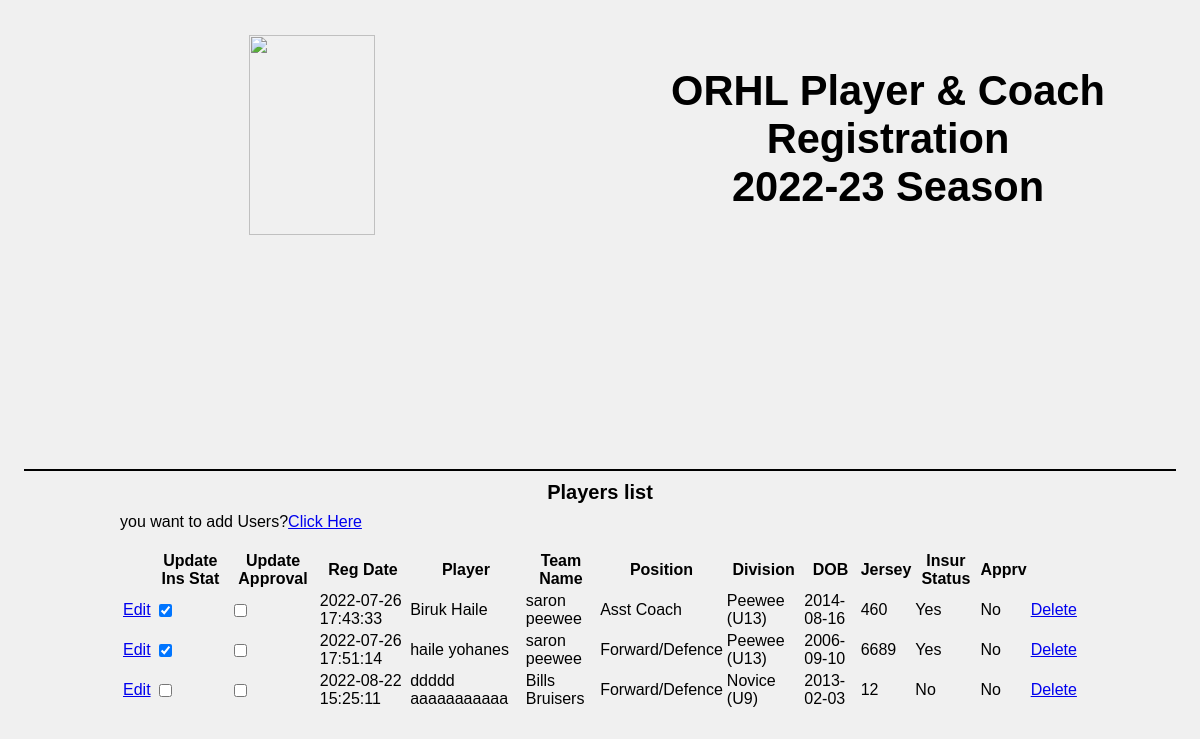
The app's page /player-registration-manage.php (signed in) with its own data.
### tables this page shows
CREATE TABLE `player_registrations` (
  `ID` int(11) NOT NULL,
  `Created` timestamp NOT NULL DEFAULT current_timestamp(),
  `FirstName` varchar(50) DEFAULT NULL,
  `LastName` varchar(80) DEFAULT NULL,
  `DOB` date NOT NULL,
  `Address` varchar(150) DEFAULT NULL,
  `Address2` varchar(80) DEFAULT NULL,
  `City` varchar(50) DEFAULT NULL,
  `Province` varchar(20) DEFAULT NULL,
  `PostalCode` varchar(15) DEFAULT NULL,
  `ParentOneName` varchar(150) DEFAULT NULL,
  `ParentOnePhoneOne` varchar(20) DEFAULT NULL,
  `ParentOnePhoneTwo` varchar(20) NOT NULL,
  `ParentOneEmail` varchar(100) DEFAULT NULL,
  `ParentTwoName` varchar(150) DEFAULT NULL,
  `ParentTwoPhoneOne` varchar(20) DEFAULT NULL,
  `ParentTwoPhoneTwo` varchar(20) NOT NULL,
  `ParentTwoEmail` varchar(100) DEFAULT NULL,
  `MedicalConditions` text DEFAULT NULL,
  `Division` varchar(30) DEFAULT NULL,
  `Team` varchar(50) DEFAULT NULL,
  `PlayerPosition` varchar(20) NOT NULL,
  `JerseyNumber` varchar(20) NOT NULL DEFAULT '0',
  `CodeOfConduct` tinyint(1) DEFAULT NULL,
  `Season` varchar(50) DEFAULT NULL,
  `Waiver` tinyint(1) DEFAULT NULL,
  `RowansLaw` tinyint(1) NOT NULL DEFAULT 0,
  `Approved` tinyint(1) NOT NULL,
  `ForwardedToInsurance` varchar(1) NOT NULL DEFAULT 'N',
  `Active` varchar(1) NOT NULL DEFAULT 'Y',
  `AAUNumber` varchar(60) NOT NULL DEFAULT '',
  `FileName` varchar(250) NOT NULL
);

### player-registration-manage.php (the view, shortened to what this page needs)
<?php
  require_once "db.php";
?>
<html>
<head>
</head>
<body>
<!DOCTYPE html PUBLIC "-//W3C//DTD XHTML 1.0 Transitional//EN" "http://www.w3.org/TR/xhtml1/DTD/xhtml1-transitional.dtd">
<html xmlns="http://www.w3.org/1999/xhtml">
<head>
<link rel="stylesheet" type="text/css" href="_registration_style.css" />
</head>
<body>
	<div class="Wrapper">
		<div class="Header">
			<div class="Logo">
				<img src="https://lirp-cdn.multiscreensite.com/dfb474a2/dms3rep/multi/opt/ORHL_Logo_M-1920w.png" class="ImgLogo" />
			</div>
			<div class="Banner">
				<h1>ORHL Player &amp; Coach Registration<br />2022-23 Season</h1>
			</div>
		</div>
		<div class="MainBody">
			<div class="Title">
				<h2>Players list</h2>
			</div>
you want to add Users?<a href="player-registration.php" class="mt-3">Click Here</a><br><br>
<table class="Wrapper">
	<tr>
		<th>&nbsp;</th>
		<th>Update Ins Stat</th>
		<th>Update Approval</th>
		<th>Reg Date</th>
		<th>Player</th>
		<th>Team Name</th>
		<th>Position</th>
		<th>Division</th>
		<th>DOB</th>
		<th>Jersey</th>
		<th>Insur Status</th>
		<th>Apprv</th>
		<th>&nbsp;</th>
	</tr>
	<?php
          $query = "SELECT *, if( ForwardedToInsurance='1','checked','') as ForwardedToInsurance,if( Approved='1','checked','') as Approved FROM player_registrations";
          $result_tasks = mysqli_query($conn, $query);
          while($row = mysqli_fetch_assoc($result_tasks)) {
         echo " <tr>
			<td><a href=player-registration_edit.php?id=$row[ID] >Edit</a></td>
			<td><input type=checkbox  data-column_name='ForwardedToInsurance' data-id='$row[ID]' $row[ForwardedToInsurance]></td>
			<td><input type=checkbox  data-column_name='Approved' data-id='$row[ID]' $row[Approved]></td>"?>
			<td><?php echo $row['Created']; ?></td>
            <td><?php echo $row['FirstName'].' '.$row['LastName']; ?></td>
			<td><?php echo $row['Team']; ?></td>
			<td><?php echo $row['PlayerPosition']; ?></td>
			<td><?php echo $row['Division']; ?></td>
            <td><?php echo $row['DOB']; ?></td>
            <td><?php echo $row['JerseyNumber']; ?></td>
			<td> <?php $var= $row['ForwardedToInsurance'];
			 echo  ($var =='checked' ? 'Yes': 'No');?> </td>
			 <td> <?php $var= $row['Approved'];
			 echo  ($var =='checked' ? 'Yes': 'No');?> </td>
			<td><a href="player-registration_delete.php?idd=<?php echo $row["ID"]; ?>" class="link"><span name="delete" id="delete" title="Delete" onclick="return confirm('Are you sure you want to delete?')" src="icon/delete.png">Delete</span></a></td>
          </tr>
          <?php } ?>
</table>
</div>
</body>
</html>

### _registration_style.css (style rules this page uses)
* { font-family:Verdana, Geneva, Arial, helvetica, sans-serif; font-size:12pt; background-color: #F0F0F0; }
body,h1,h2,h3,h4,h5,div,ul,li,a,img,p,strong,span { height:auto; margin:0; padding:0; border:none; background:none; }
h1 { display:block; font-size:2.6em; font-weight:bold; margin:1%; padding:1%; }
h2 { display:block; font-size:1.25em; font-weight:bold; margin:0.5%; padding:0.5%; }
.Wrapper { width:100%; min-width:360px; max-width:1500px; margin:0 auto; }
.Header { width:96%; margin:0 auto; border-bottom:solid 2pt #000000; }
.Logo { float:left; width:44%; padding:3%; text-align:center; clear:none; }
.Banner { float:right; width:40%; padding:5%; text-align:center; clear:none; }
.MainBody { width:80%; margin:0 auto; clear:both; }
.Title { width:100%; text-align:center; }
.ImgLogo { width:50%; }
@media only screen and (min-width : 200px) { .Logo { float:none; width:96%; padding:2%; text-align:center; clear:both; } }
@media only screen and (min-width : 200px) { .Banner { float:none; width:90%; padding:2%; text-align:center; clear:both; } }
@media only screen and (min-width : 200px) { .ImgLogo { width:40%; } }
@media only screen and (min-width : 1090px) { .Logo { float:left; width:44%; padding:3%; text-align:center; clear:none; } }
@media only screen and (min-width : 1090px) { .Banner { float:right; width:40%; padding:5%; text-align:center; clear:none; } }
@media only screen and (min-width : 1090px) { .ImgLogo { width:50%; } }

### records on screen
player_registrations: Created "2022-07-26 17:43:33", FirstName "Biruk", LastName "Haile", Team "saron peewee", PlayerPosition "Asst Coach", Division "Peewee (U13)", DOB "2014-08-16", JerseyNumber "460", shows "Yes"
player_registrations: Created "2022-07-26 17:51:14", FirstName "haile", LastName "yohanes", Team "saron peewee", PlayerPosition "Forward/Defence", Division "Peewee (U13)", DOB "2006-09-10", JerseyNumber "6689", shows "Yes"
player_registrations: Created "2022-08-22 15:25:11", FirstName "ddddd", LastName "aaaaaaaaaaa", Team "Bills Bruisers", PlayerPosition "Forward/Defence", Division "Novice (U9)", DOB "2013-02-03", JerseyNumber "12"
